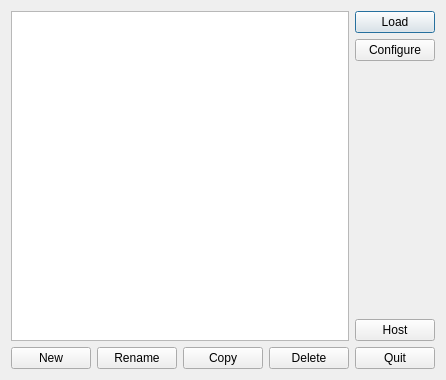
<?xml version="1.0" encoding="UTF-8"?>
<ui version="4.0">
 <class>ConfigureSelectionDlg</class>
 <widget class="QWidget" name="ConfigureSelectionDlg">
  <property name="windowTitle">
   <string>PCem Configuration Manager</string>
  </property>
  <property name="minimumSize">
   <size>
    <width>400</width>
    <height>380</height>
   </size>
  </property>
  <layout class="QGridLayout" name="gridLayout">
   <item row="0" column="0">
    <widget class="QListWidget" name="IDC_LIST">
     <property name="minimumSize">
      <size>
       <width>250</width>
       <height>300</height>
      </size>
     </property>
    </widget>
   </item>
   <item row="0" column="1">
    <layout class="QVBoxLayout" name="rightButtonLayout">
     <item>
      <widget class="QPushButton" name="wxID_OK">
       <property name="toolTip">
        <string>Load</string>
       </property>
       <property name="text">
        <string>Load</string>
       </property>
       <property name="default">
        <bool>true</bool>
       </property>
      </widget>
     </item>
     <item>
      <widget class="QPushButton" name="IDC_CONFIG">
       <property name="toolTip">
        <string>Configure</string>
       </property>
       <property name="text">
        <string>Configure</string>
       </property>
      </widget>
     </item>
     <item>
      <spacer name="verticalSpacer">
       <property name="orientation">
        <enum>Qt::Vertical</enum>
       </property>
       <property name="sizeHint" stdset="0">
        <size>
         <width>20</width>
         <height>40</height>
        </size>
       </property>
      </spacer>
     </item>
     <item>
      <widget class="QPushButton" name="IDC_CONFIG_HOST">
       <property name="toolTip">
        <string>Configure Host</string>
       </property>
       <property name="text">
        <string>Host</string>
       </property>
      </widget>
     </item>
    </layout>
   </item>
   <item row="1" column="0">
    <layout class="QHBoxLayout" name="bottomButtonLayout">
     <item>
      <widget class="QPushButton" name="IDC_NEW">
       <property name="toolTip">
        <string>New</string>
       </property>
       <property name="text">
        <string>New</string>
       </property>
      </widget>
     </item>
     <item>
      <widget class="QPushButton" name="IDC_RENAME">
       <property name="toolTip">
        <string>Rename</string>
       </property>
       <property name="text">
        <string>Rename</string>
       </property>
      </widget>
     </item>
     <item>
      <widget class="QPushButton" name="IDC_COPY">
       <property name="toolTip">
        <string>Copy</string>
       </property>
       <property name="text">
        <string>Copy</string>
       </property>
      </widget>
     </item>
     <item>
      <widget class="QPushButton" name="IDC_DELETE">
       <property name="toolTip">
        <string>Delete</string>
       </property>
       <property name="text">
        <string>Delete</string>
       </property>
      </widget>
     </item>
    </layout>
   </item>
   <item row="1" column="1">
    <widget class="QPushButton" name="wxID_CANCEL">
     <property name="toolTip">
      <string>Quit</string>
     </property>
     <property name="text">
      <string>Quit</string>
     </property>
    </widget>
   </item>
  </layout>
 </widget>
 <resources/>
 <connections/>
</ui>
